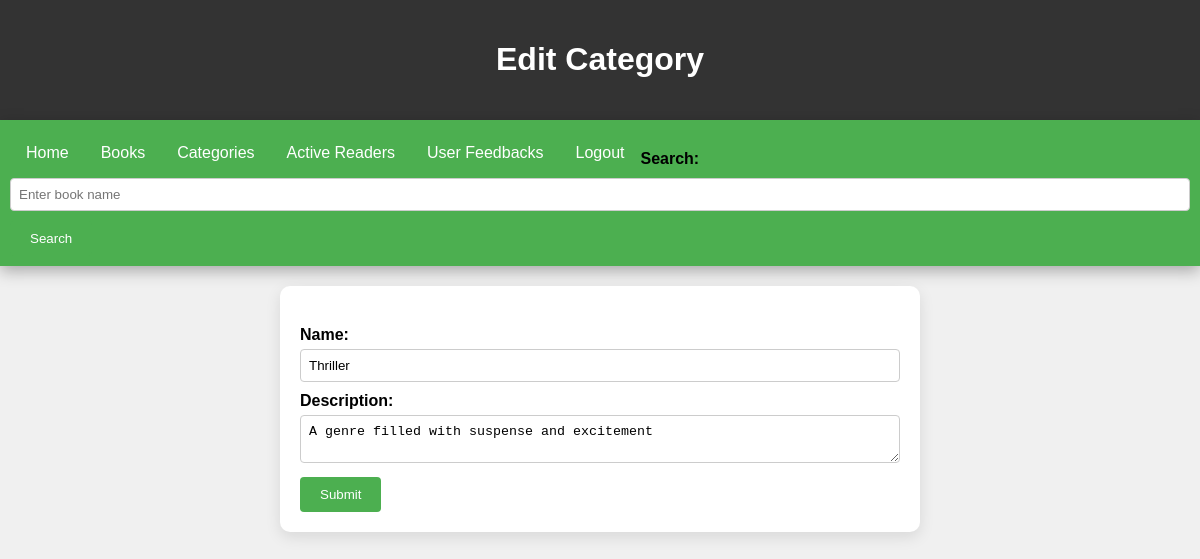
/edit_category/1, run on the app's committed database.
### application/models.py (models this page shows, shortened)
class Category(db.Model):
    id = db.Column(db.Integer, primary_key=True, autoincrement=True)
    name = db.Column(db.String(255), nullable=False)
    description = db.Column(db.String(255), nullable=True)
    products = db.relationship('Product', backref='products_in_category', lazy=True)

### application/routes.py (the view)
@app.route('/edit_category/<int:category_id>', methods=['GET', 'POST'])
def edit_category(category_id):
    category = Category.query.get_or_404(category_id)
    if request.method == 'POST':
        category.name = request.form['name']
        category.description = request.form['description']
        db.session.commit()
        return redirect(url_for('categories'))
    return render_template('edit_category.html', category=category)

### templates/edit_category.html (shortened to what this page needs)
<!DOCTYPE html>
<html lang="en">
<head>
</head>
<body>
    <header>
        <h1>Edit Category</h1>
    </header>
    <nav>
        <a href="{{ url_for('librarian_dashboard') }}">Home</a>
        <a href="{{ url_for('books') }}">Books</a>
        <a href="{{ url_for('categories') }}">Categories</a>
        <a href="{{ url_for('active_readers') }}">Active Readers</a>
        <a href="{{ url_for('feedbacks') }}">User Feedbacks</a>
        <a href="{{ url_for('librarian_logout') }}">Logout</a>
        <form action="{{ url_for('librarian_dashboard') }}" method="post">
            <label for="search">Search:</label>
            <input type="text" id="search" name="search" placeholder="Enter book name">
            <button type="submit">Search</button>
        </form>
    </nav>
    <section>
        <form method="POST">
            <label for="name">Name:</label>
            <input type="text" id="name" name="name" value="{{ category.name }}" required>
            <br>
            <label for="description">Description:</label>
            <textarea id="description" name="description" required>{{ category.description }}</textarea>
            <br>
            <button type="submit">Submit</button>
        </form>
    </section>
</body>
</html>

### templates/edit_category.html (style rules this page uses)
body { font-family: Arial, sans-serif; margin: 0; padding: 0; background-color: #f0f0f0; }
header { background-color: #333; color: white; padding: 20px; text-align: center; box-shadow: 0 5px 15px rgba(0, 0, 0, 0.3); }
nav { background-color: #4CAF50; overflow: hidden; box-shadow: 0 5px 15px rgba(0, 0, 0, 0.3); padding: 10px; }
nav a { float: left; display: block; color: white; text-align: center; padding: 14px 16px; text-decoration: none; transition: background-color 0.3s; border-bottom: 2px solid transparent; }
section { padding: 20px; background-color: #fff; box-shadow: 0 5px 15px rgba(0, 0, 0, 0.1); border-radius: 10px; margin: 20px auto; max-width: 600px; }
form { margin-top: 20px; }
label { display: block; margin-bottom: 5px; font-weight: bold; }
input[type="text"], textarea { width: 100%; padding: 8px; border: 1px solid #ccc; border-radius: 4px; box-sizing: border-box; margin-bottom: 10px; }
button[type="submit"] { background-color: #4CAF50; color: white; border: none; border-radius: 4px; padding: 10px 20px; cursor: pointer; transition: background-color 0.3s; }

### data on the page
Category: name "Thriller", description "A genre filled with suspense and excitement"
